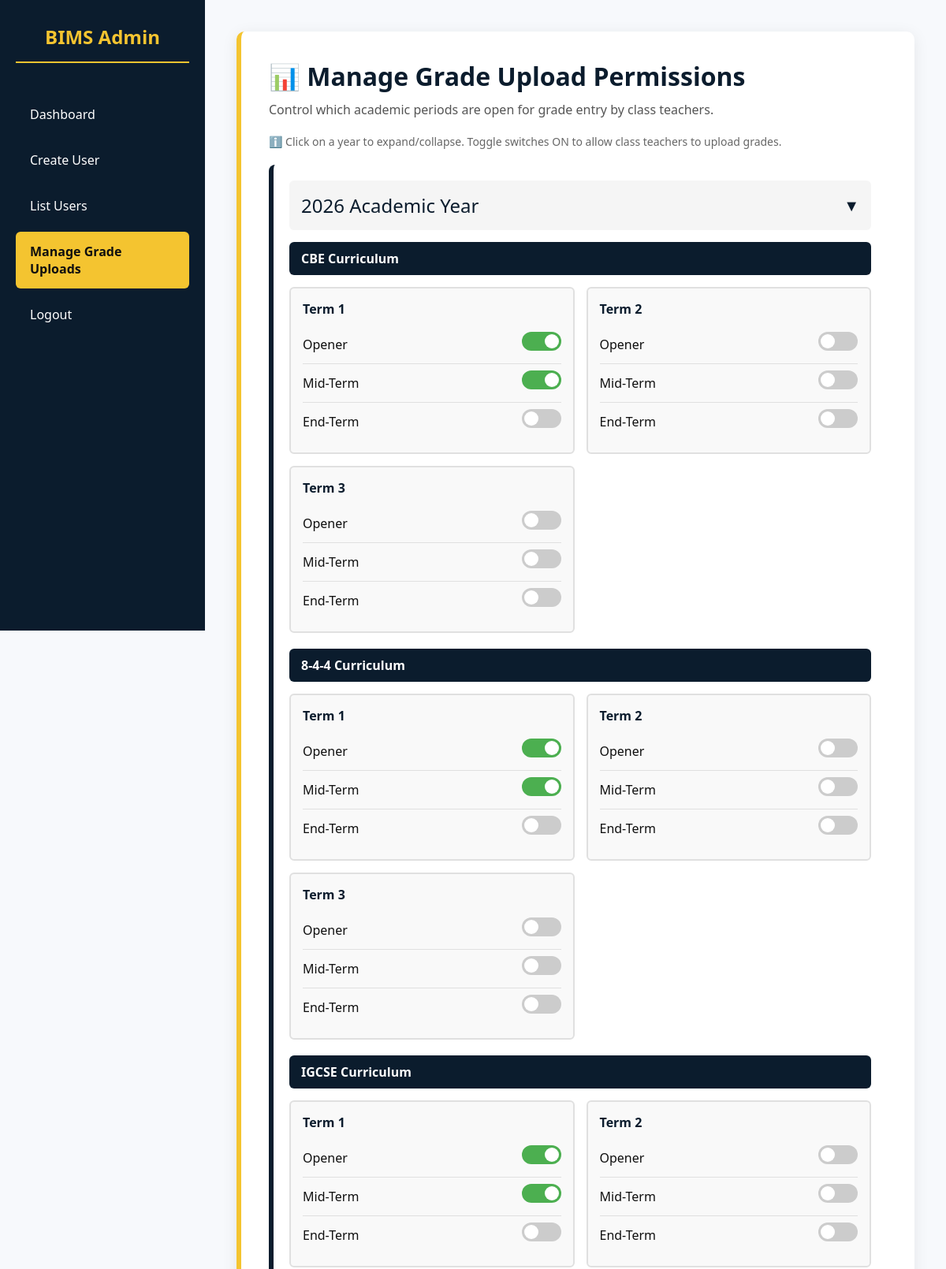
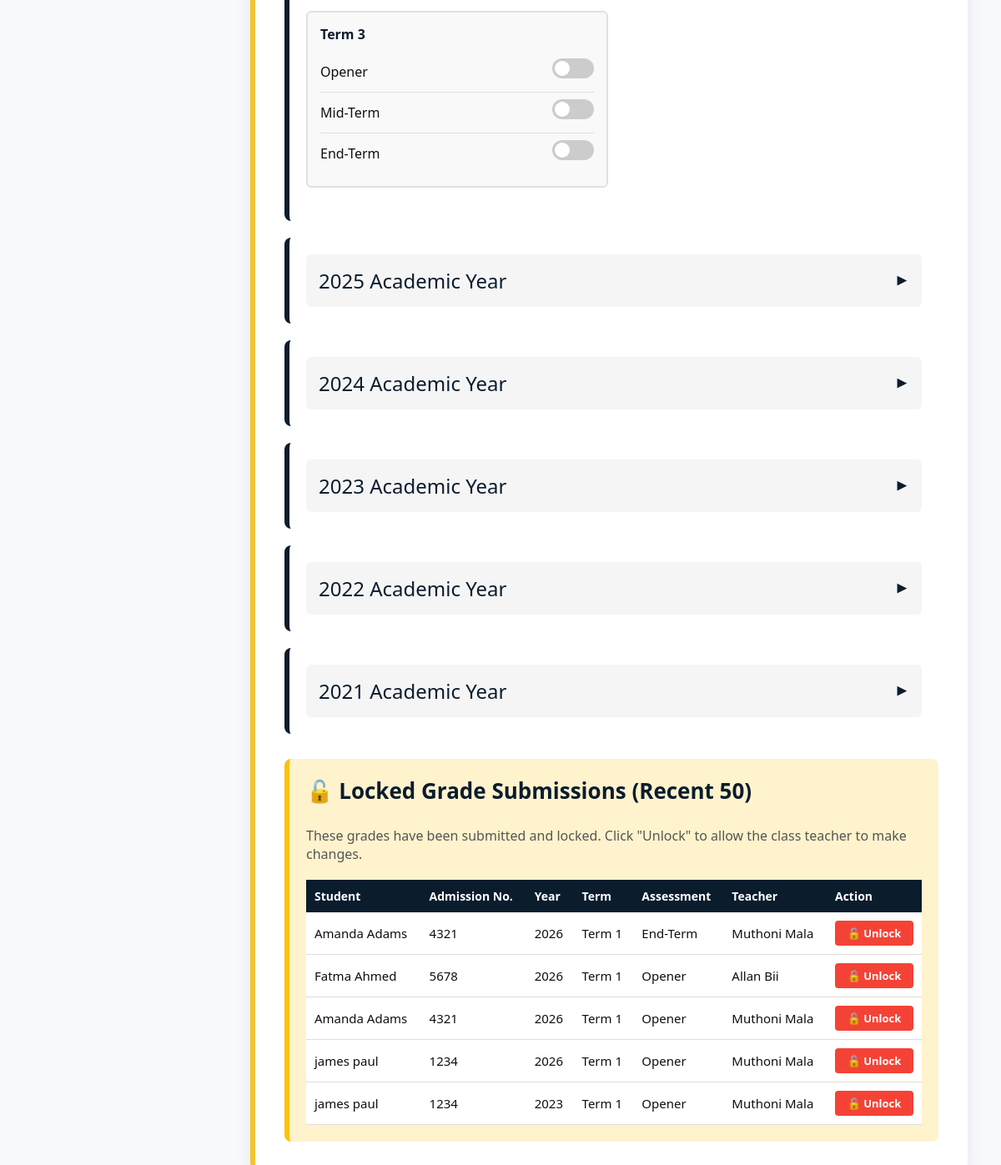
The app's page /html/admin/manage_grade_uploads.php (signed in) with its own data (2 pictures, top to bottom).
### tables this page shows
CREATE TABLE `grade_submissions` (
  `id` int NOT NULL AUTO_INCREMENT,
  `student_id` int NOT NULL,
  `teacher_id` int NOT NULL,
  `academic_year` int NOT NULL,
  `term` varchar(20) NOT NULL,
  `assessment_type` varchar(50) DEFAULT NULL,
  `is_locked` tinyint(1) DEFAULT '0',
  `submitted_at` timestamp NULL DEFAULT CURRENT_TIMESTAMP,
  `unlocked_by` int DEFAULT NULL,
  `unlocked_at` timestamp NULL DEFAULT NULL,
  `class_teacher_comment` text,
  `principal_comment` text,
  `parent_comment` text,
  `status` enum('PENDING','AWAITING_PRINCIPAL','RELEASED') DEFAULT 'PENDING',
  `submitted_to_principal_at` timestamp NULL DEFAULT NULL,
  `released_to_students_at` timestamp NULL DEFAULT NULL,
  PRIMARY KEY (`id`),
  UNIQUE KEY `unique_submission` (`student_id`,`academic_year`,`term`,`assessment_type`),
  KEY `teacher_id` (`teacher_id`),
  KEY `idx_status` (`status`),
  KEY `idx_submitted_at` (`submitted_to_principal_at`),
  CONSTRAINT `grade_submissions_ibfk_1` FOREIGN KEY (`student_id`) REFERENCES `students` (`id`) ON DELETE CASCADE,
  CONSTRAINT `grade_submissions_ibfk_2` FOREIGN KEY (`teacher_id`) REFERENCES `teachers` (`id`) ON DELETE CASCADE
);

CREATE TABLE `students` (
  `id` int NOT NULL AUTO_INCREMENT,
  `user_id` int NOT NULL,
  `admission_number` varchar(50) DEFAULT NULL,
  `first_name` varchar(100) DEFAULT NULL,
  `last_name` varchar(100) DEFAULT NULL,
  `gender` enum('Male','Female') DEFAULT NULL,
  `date_of_birth` date DEFAULT NULL,
  `curriculum_type_id` int NOT NULL,
  `class_level_id` int NOT NULL,
  `status` enum('active','inactive') DEFAULT 'active',
  `year_of_enrollment` int DEFAULT NULL,
  `phone_number` varchar(20) DEFAULT NULL,
  `residential_area` varchar(255) DEFAULT NULL,
  `parent_phone` varchar(20) DEFAULT NULL,
  `parent_email` varchar(100) DEFAULT NULL,
  PRIMARY KEY (`id`),
  UNIQUE KEY `user_id` (`user_id`),
  UNIQUE KEY `admission_number` (`admission_number`),
  UNIQUE KEY `unique_admission` (`admission_number`),
  KEY `curriculum_type_id` (`curriculum_type_id`),
  KEY `class_level_id` (`class_level_id`),
  CONSTRAINT `students_ibfk_1` FOREIGN KEY (`user_id`) REFERENCES `users` (`id`),
  CONSTRAINT `students_ibfk_2` FOREIGN KEY (`curriculum_type_id`) REFERENCES `curriculum_types` (`id`),
  CONSTRAINT `students_ibfk_3` FOREIGN KEY (`class_level_id`) REFERENCES `classes_levels` (`id`)
);

CREATE TABLE `teachers` (
  `id` int NOT NULL AUTO_INCREMENT,
  `user_id` int NOT NULL,
  `first_name` varchar(100) DEFAULT NULL,
  `last_name` varchar(100) DEFAULT NULL,
  `email` varchar(100) DEFAULT NULL,
  `phone` varchar(20) DEFAULT NULL,
  `category` enum('Subject Teacher','Class Teacher','Head Teacher') DEFAULT 'Subject Teacher',
  `assigned_class_id` int DEFAULT NULL,
  `phone_number` varchar(20) DEFAULT NULL,
  `residential_area` varchar(255) DEFAULT NULL,
  `date_of_birth` date DEFAULT NULL,
  `national_id` varchar(50) DEFAULT NULL,
  PRIMARY KEY (`id`),
  UNIQUE KEY `user_id` (`user_id`),
  KEY `assigned_class_id` (`assigned_class_id`),
  CONSTRAINT `teachers_ibfk_1` FOREIGN KEY (`user_id`) REFERENCES `users` (`id`),
  CONSTRAINT `teachers_ibfk_2` FOREIGN KEY (`assigned_class_id`) REFERENCES `classes_levels` (`id`)
);

### html/admin/manage_grade_uploads.php (the view, shortened to what this page needs)
<?php
require_once __DIR__ . "/../../database/db_connect.php";
$current_year = (int)date('Y');
$years = range(2021, $current_year);
$terms = ['Term 1', 'Term 2', 'Term 3'];
$assessments = ['Opener', 'Mid-Term', 'End-Term'];
$curriculums = ['CBE', '8-4-4','IGCSE'];
$unlock_requests = $pdo->query("
    SELECT
        gs.id,
        gs.student_id,
        gs.academic_year,
        gs.term,
        gs.assessment_type,
        s.first_name,
        s.last_name,
        s.admission_number,
        t.first_name as teacher_first_name,
        t.last_name as teacher_last_name
    FROM grade_submissions gs
    JOIN students s ON gs.student_id = s.id
    JOIN teachers t ON gs.teacher_id = t.id
    WHERE gs.is_locked = 1
    ORDER BY gs.submitted_at DESC
    LIMIT 50
")->fetchAll(PDO::FETCH_ASSOC);
?>
<!DOCTYPE html>
<html lang="en">
<head>
    <link rel="stylesheet" href="../assets/css/admin.css">
</head>
<body>
<div class="sidebar">
    <h2>BIMS Admin</h2>
    <a href="../admin_dashboard.php">Dashboard</a>
    <a href="create_user.php">Create User</a>
    <a href="list_users.php">List Users</a>
    <a href="manage_grade_uploads.php" class="active">Manage Grade Uploads</a>
    <a href="../logout.php">Logout</a>
</div>
<div class="main-content">
    <div class="container">
        <div class="card">
            <h1>📊 Manage Grade Upload Permissions</h1>
            <p>Control which academic periods are open for grade entry by class teachers.</p>
            <p style="color: #666; font-size: 14px; margin-top: 10px;">
                ℹ️ Click on a year to expand/collapse. Toggle switches ON to allow class teachers to upload grades.
            </p>
            <div class="permissions-grid">
                <?php foreach (array_reverse($years) as $index => $year): ?>
                    <div class="year-section">
                        <div class="year-header <?php echo $index > 0 ? 'collapsed' : ''; ?>" onclick="toggleYear(this)">
                            <span><?php echo $year; ?> Academic Year</span>
                            <span class="toggle-icon">▼</span>
                        </div>
                        <div class="year-content <?php echo $index > 0 ? 'collapsed' : ''; ?>">
                            <?php foreach ($curriculums as $curriculum): ?>
                                <div class="curriculum-section">
                                    <div class="curriculum-title">
                                        <?php echo $curriculum; ?> Curriculum
                                    </div>
                                    <div class="term-grid">
                                        <?php foreach ($terms as $term): ?>
                                            <div class="term-card">
                                                <h4><?php echo $term; ?></h4>
                                                <?php foreach ($assessments as $assessment): ?>
                                                    <div class="assessment-row">
                                                        <span><?php echo $assessment; ?></span>
                                                        <label class="toggle-switch">
                                                            <span class="toggle-slider"></span>
                                                        </label>
                                                    </div>
                                                <?php endforeach; ?>
                                            </div>
                                        <?php endforeach; ?>
                                    </div>
                                </div>
                            <?php endforeach; ?>
                        </div>
                    </div>
                <?php endforeach; ?>
            </div>
            <?php if (!empty($unlock_requests)): ?>
                <div class="unlock-section">
                    <h2>🔓 Locked Grade Submissions (Recent 50)</h2>
                    <p>These grades have been submitted and locked. Click "Unlock" to allow the class teacher to make changes.</p>
                    <table class="unlock-table">
                        <thead>
                            <tr>
                                <th>Student</th>
                                <th>Admission No.</th>
                                <th>Year</th>
                                <th>Term</th>
                                <th>Assessment</th>
                                <th>Teacher</th>
                                <th>Action</th>
                            </tr>
                        </thead>
                        <tbody>
                            <?php foreach ($unlock_requests as $req): ?>
                                <tr>
                                    <td><?php echo htmlspecialchars($req['first_name'] . ' ' . $req['last_name']); ?></td>
                                    <td><?php echo htmlspecialchars($req['admission_number']); ?></td>
                                    <td><?php echo $req['academic_year']; ?></td>
                                    <td><?php echo htmlspecialchars($req['term']); ?></td>
                                    <td><?php echo htmlspecialchars($req['assessment_type'] ?? 'Final'); ?></td>
                                    <td><?php echo htmlspecialchars($req['teacher_first_name'] . ' ' . $req['teacher_last_name']); ?></td>
                                    <td>
                                        <form method="POST" style="display: inline;" onsubmit="return confirm('Are you sure you want to unlock this submission? The teacher will be able to edit the grades.');">
                                            <button type="submit" class="btn-unlock">🔓 Unlock</button>
                                        </form>
                                    </td>
                                </tr>
                            <?php endforeach; ?>
                        </tbody>
                    </table>
                </div>
            <?php endif; ?>
        </div>
    </div>
</div>
</body>
</html>

### html/assets/css/admin.css (style rules this page uses)
:root { --navy: #0b1c2d; --yellow: #f4c430; --black: #0f0f0f; --light-bg: #f7f9fc; --white: #ffffff; }
* { box-sizing: border-box; font-family: 'Segoe UI', Tahoma, sans-serif; margin: 0; padding: 0; }
body { background-color: var(--light-bg); color: var(--black); display: flex; min-height: 100vh; }
.sidebar { width: 260px; background: var(--navy); color: var(--white); padding: 30px 20px; position: fixed; height: 100vh; left: 0; top: 0; overflow-y: auto; z-index: 1000; }
.sidebar h2 { color: var(--yellow); margin-bottom: 40px; font-size: 24px; text-align: center; border-bottom: 2px solid var(--yellow); padding-bottom: 15px; }
.sidebar a { display: block; color: var(--white); text-decoration: none; padding: 14px 18px; margin-bottom: 8px; border-radius: 6px; font-weight: 500; transition: all 0.3s ease; }
.sidebar a.active { background: var(--yellow); color: var(--black); font-weight: 600; }
.main-content { margin-left: 260px; flex: 1; padding: 40px; background: var(--light-bg); min-height: 100vh; width: calc(100% - 260px); }
.container { max-width: 900px; margin: 0 auto; }
.card { background: var(--white); padding: 35px; border-radius: 10px; border-left: 6px solid var(--yellow); box-shadow: 0 4px 20px rgba(0,0,0,0.08); margin-bottom: 25px; }
.card h1 { color: var(--navy); margin-bottom: 10px; font-size: 32px; }
.card h2 { color: var(--navy); margin-bottom: 25px; font-size: 26px; }
.card p { color: #555; font-size: 16px; margin-bottom: 20px; }
form { margin-top: 20px; }
label { font-weight: 600; display: block; margin-bottom: 8px; color: var(--navy); font-size: 15px; }
button, .button { display: inline-block; width: 100%; padding: 14px 20px; background: var(--navy); color: var(--white); border: none; border-radius: 6px; font-size: 16px; font-weight: 600; cursor: pointer; text-decoration: none; text-align: center; transition: all 0.3s ease; }
table { width: 100%; border-collapse: collapse; background: white; margin-top: 20px; }
th { background: var(--navy); color: var(--white); padding: 14px; text-align: left; font-weight: 600; font-size: 14px; }
td { padding: 14px; border-bottom: 1px solid #e0e0e0; font-size: 15px; }

### records on screen
grade_submissions: student.last_name "Amanda Adams", student.admission_number "4321", academic_year "2026", term "Term 1", assessment_type "End-Term", teacher.last_name "Muthoni Mala"
grade_submissions: student.last_name "Fatma Ahmed", student.admission_number "5678", academic_year "2026", term "Term 1", assessment_type "Opener", teacher.last_name "Allan Bii"
grade_submissions: student.last_name "Amanda Adams", student.admission_number "4321", academic_year "2026", term "Term 1", assessment_type "Opener", teacher.last_name "Muthoni Mala"
grade_submissions: student.last_name "james paul", student.admission_number "1234", academic_year "2026", term "Term 1", assessment_type "Opener", teacher.last_name "Muthoni Mala"
grade_submissions: student.last_name "james paul", student.admission_number "1234", academic_year "2023", term "Term 1", assessment_type "Opener", teacher.last_name "Muthoni Mala"

### other values on screen
$year "2026"
$curriculum "CBE"
$term "Term 1"
$assessment "Opener"
$assessment "Mid-Term"
$assessment "End-Term"
$term "Term 2"
$term "Term 3"
$curriculum "8-4-4"
$curriculum "IGCSE"
$year "2025"
$year "2024"
$year "2023"
$year "2022"
$year "2021"
